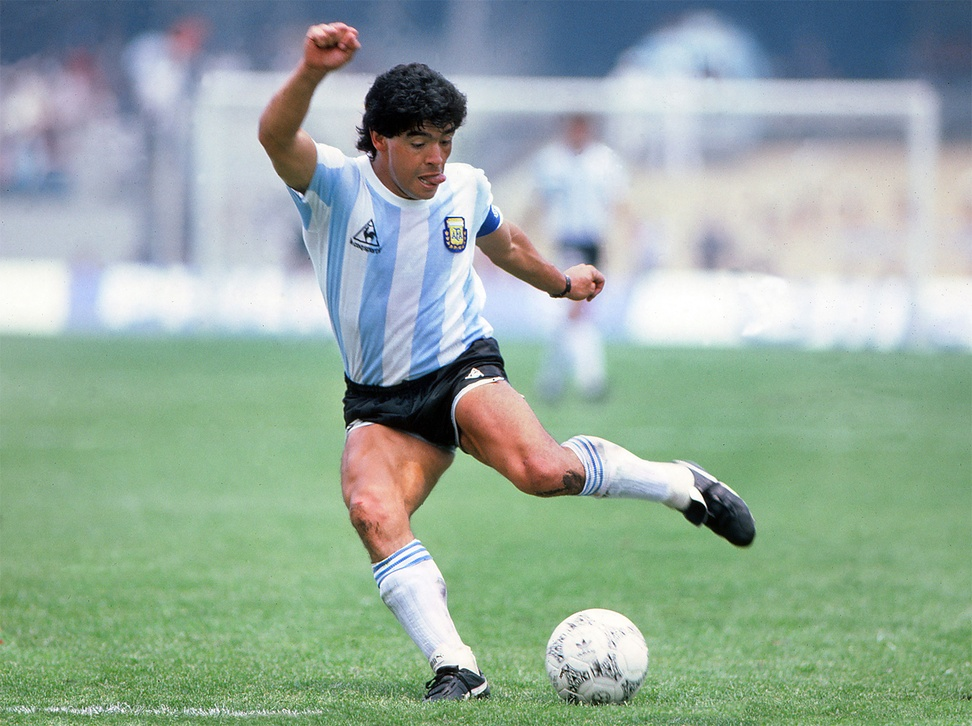
%> input picture CN-Elaborato/Code/Diego-Armando-Maradona.jpg, 972 x 726 px, shrunk from 1600 x 1196 before the run
$ octave rumore_sinusoidale_immagine.m   (GNU Octave 9; MATLAB toolbox functions it lacks are replaced by stand-ins)
%> lines starting %> are read from the running program, lines starting %| are printed output that depends on the picture
% Esercizio 3 - FFT su segnale 2D: aggiunta rumore, analisi e filtraggio
% Lettura immagine
x = imread('Diego-Armando-Maradona.jpg');
%> x is the input picture: size 726x972x3 uint8; mean R, G, B 149.9, 171, 158.1
x = double(rgb2gray(x)) ./ 255;
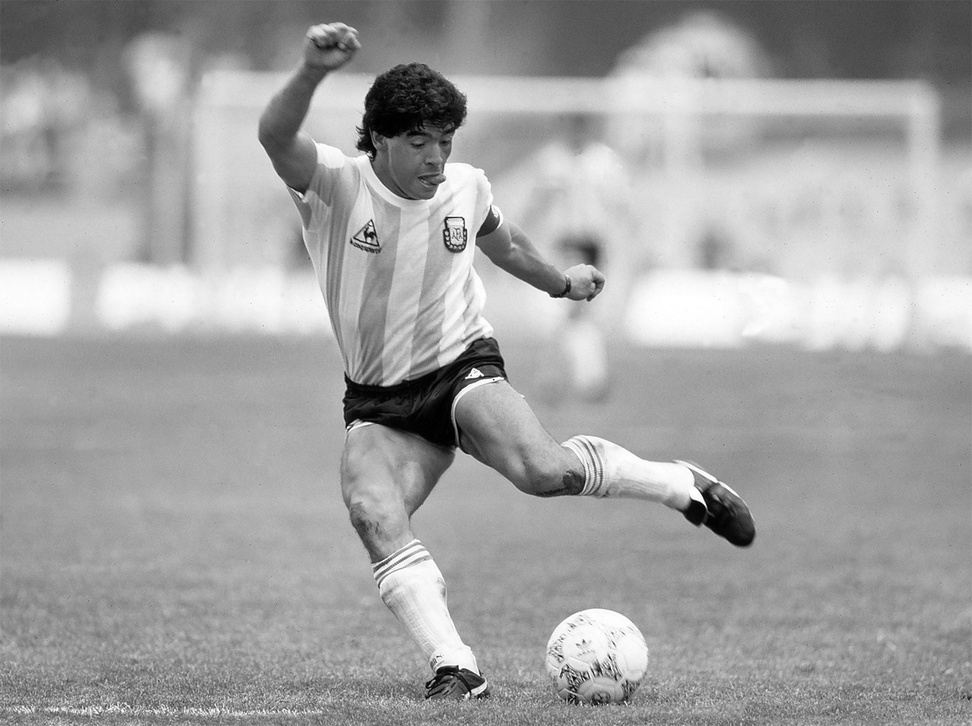
%> x: size 726x972 double; min 0, max 1, mean 0.64
% Aggiunta del rumore sinusoidale e visualizzazione
d = size(x(:));
%> d = [705672 1]
freq = 200;
n_x = linspace(0, d(1), d(1)); % potrei metterli tra 0 ed 1 ma così riduco gli errori di calcolo
alfa = 0.1;
n = alfa .* sin(2 * pi / d(1) * freq * n_x);
figure(); plot(n_x, n); title('Andamento del rumore');
%> after `title('Andamento del rumore')`:
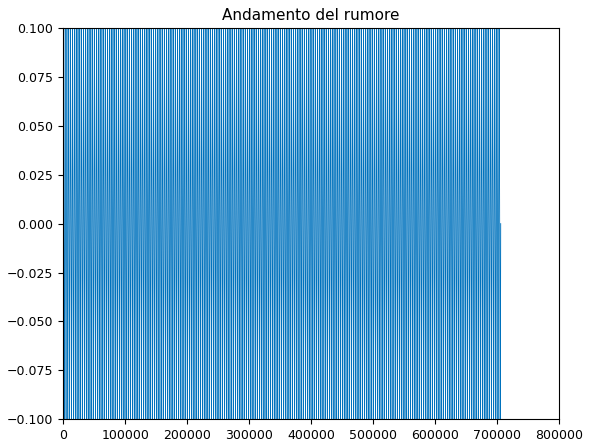
%> figure redrawn from the program's plot data; curve peaks at x = 149073.2, y = 0.1
n = reshape(n, size(x));
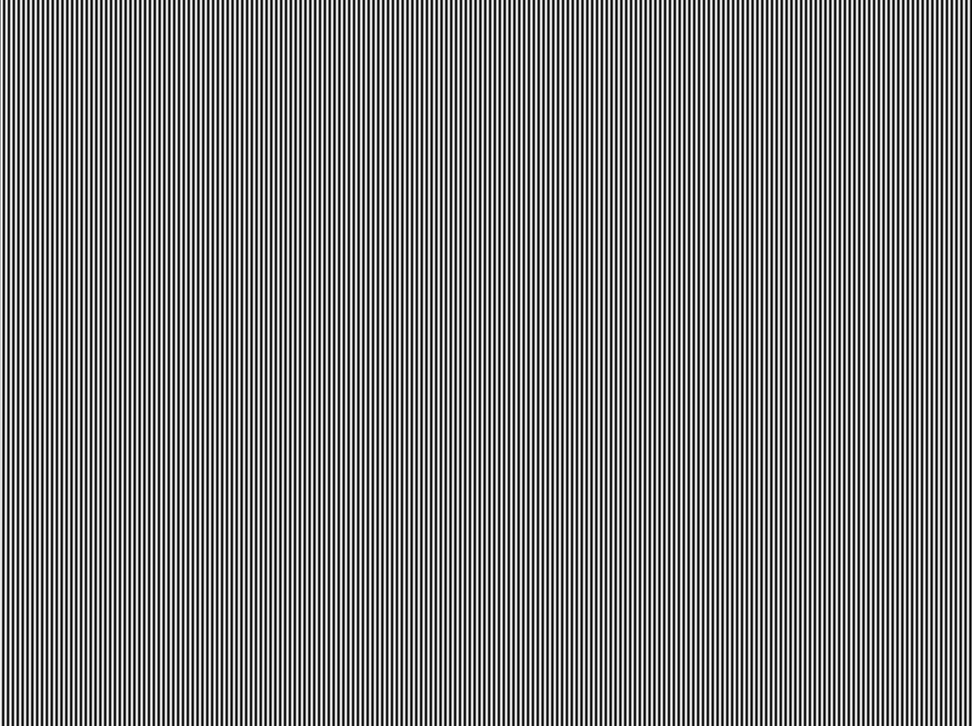
%> n: size 726x972 double; min -0.1, max 0.1, mean 3.14e-19; drawn with min black and max white
y = x + x .* n;
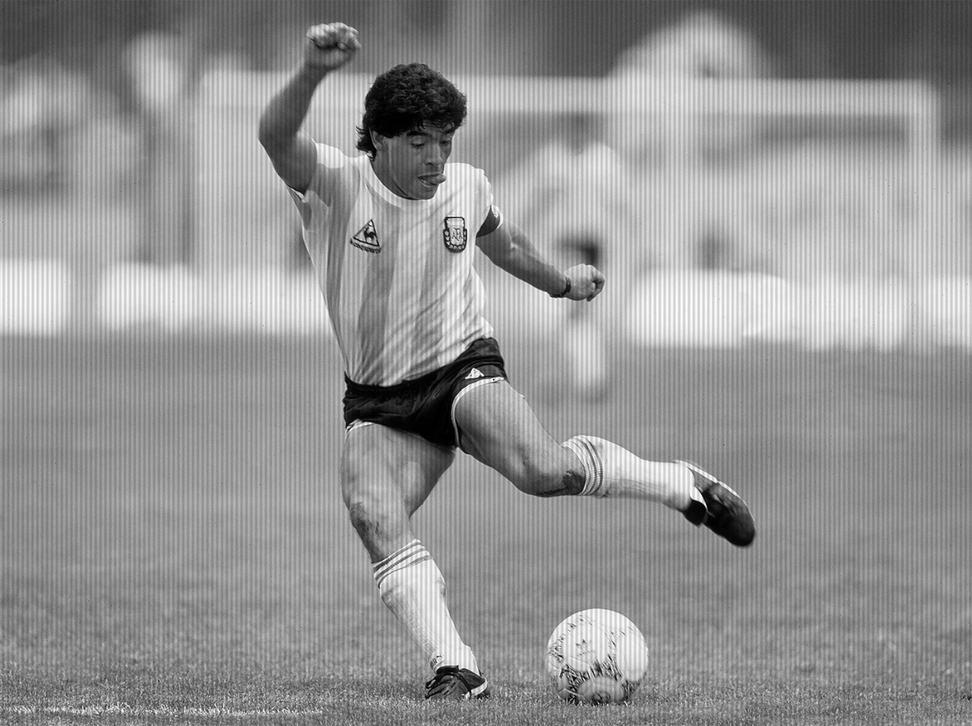
%> y: size 726x972 double; min 0, max 1.1, mean 0.64; drawn with min black and max white
y = y + abs(min(y(:)));
y = y ./ max(y(:));
figure();
subplot(1,2,1); imshow(x); title('Immagine originale');
subplot(1,2,2); imshow(y); title('Immagine rumorosa');
% Analisi in frequenza
[M, N] = size(y);
%> M = 726; N = 972
Y = fftshift(fft2(y,M,N));
n = (-0.5):1/N:(0.5-1/N);
%> n = 972 values from -0.5 to 0.499
m = (-0.5):1/M:(0.5-1/M);
%> m = 726 values from -0.5 to 0.499
[l, k] = meshgrid(n, m);
figure();
subplot(2,2,1); imshow(log(abs(Y)+1), [], 'XData', n, 'YData', m); axis('on');
%> after `imshow(log(abs(Y)+1), [], 'XData', n, 'YData', m)`:
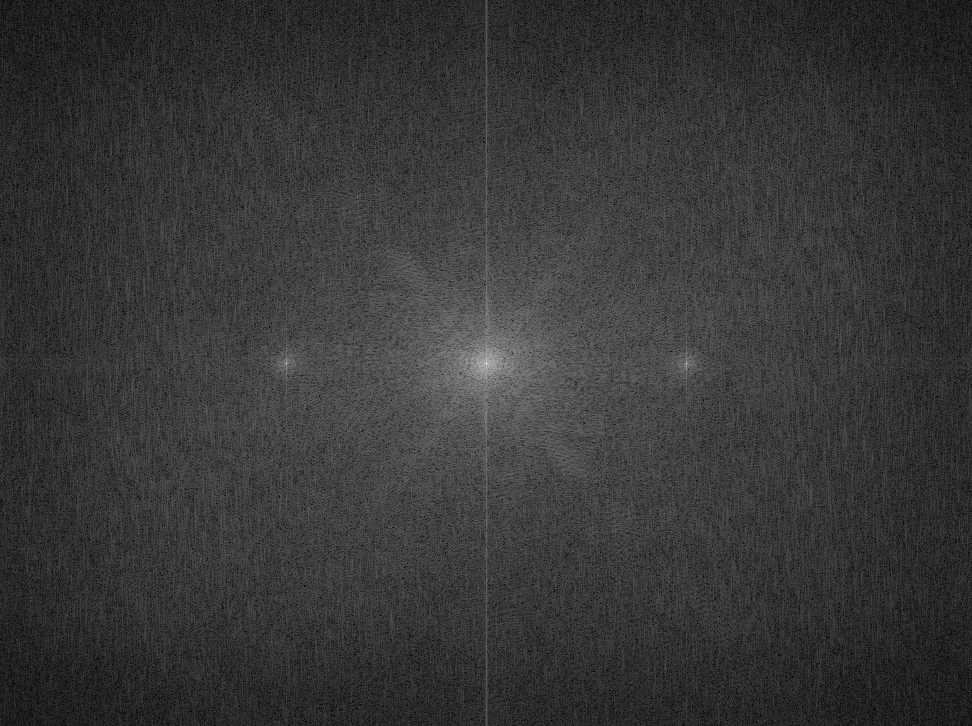
%> displayed picture: size 726x972, on the screen's scale of 0 to 255; min 0, max 255, mean 55.2
title('Immagine rumorosa in frequenza');
% subplot(2,2,3); mesh(l, k, log(abs(Y)+1));
% Filtraggio in frequenza e tuning del filtro
dist = @(l, k, l0, k0) sqrt( (l-l0).^2 + (k-k0).^2 );
d1 = dist(l, k, 0.12, 0);
d2 = dist(l, k, -0.12, 0);
th = 0.015;
H = (d1 > th) & (d2 > th);
subplot(2,2,2); imshow(log(abs(Y).*H + 1), [], 'XData', n, 'YData', m); axis('on');
title('Immagine filtrata in frequenza');
% subplot(2,2,4); mesh(l, k, log(abs(Y).*H+1));
F = Y .* H;
% Ritorno nel dominio del tempo e visualizzo il risultato
f = real(ifft2(ifftshift(F)));
figure();
imshow(f, []); title('Immagine filtrata');
% Valutazione dell'errore quadratico medio
f = f + abs(min(f(:)));
f = f ./ max(f(:));
mse_noisy = immse(x, y);
%> mse_noisy = 0.00548
mse_filtered = immse(x, f);
%> mse_filtered = 0.00516

$ run again, with CN-Elaborato/Code/vesuvio_cratere.jpg copied over CN-Elaborato/Code/Diego-Armando-Maradona.jpg
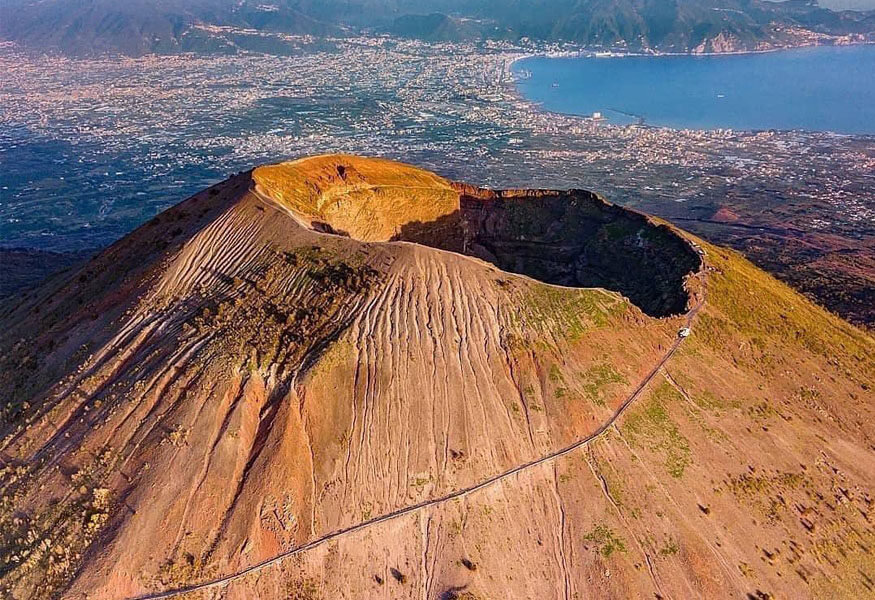
%> input picture CN-Elaborato/Code/vesuvio_cratere.jpg, 875 x 600 px
%> x is the input picture: size 600x875x3 uint8; mean R, G, B 135.6, 108.6, 97.4
%> `x = double(rgb2gray(x)) ./ 255;`:
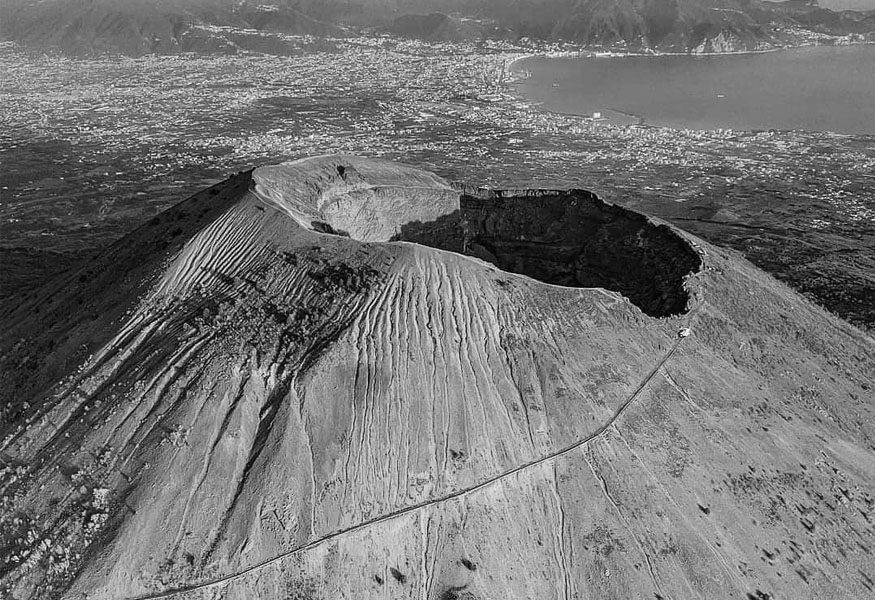
%> x: size 600x875 double; min 0, max 1, mean 0.452
%> d = [525000 1]
%> `imshow(log(abs(Y)+1), [], 'XData', n, 'YData', m)`:
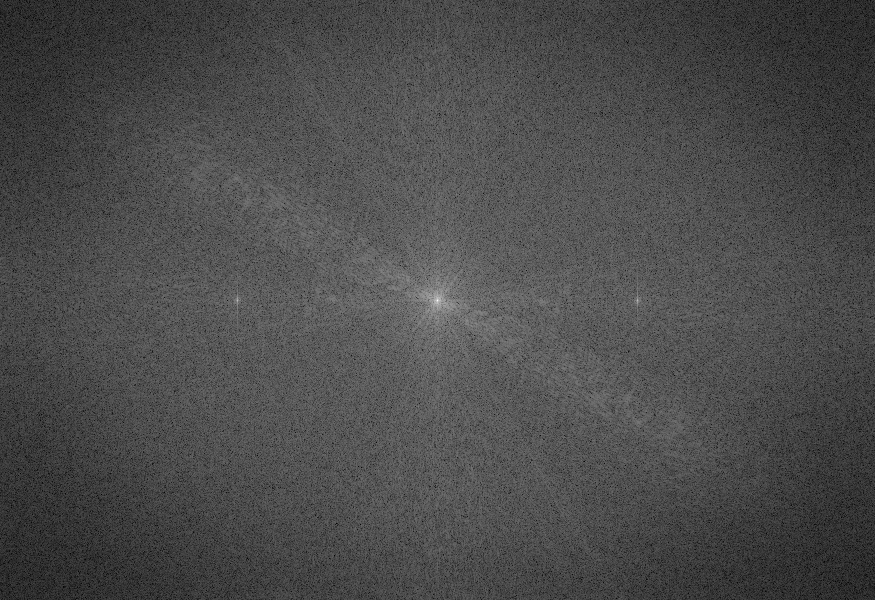
%> displayed picture: size 600x875, on the screen's scale of 0 to 255; min 0, max 255, mean 75.4
%> mse_noisy = 0.00282
%> mse_filtered = 0.00257
